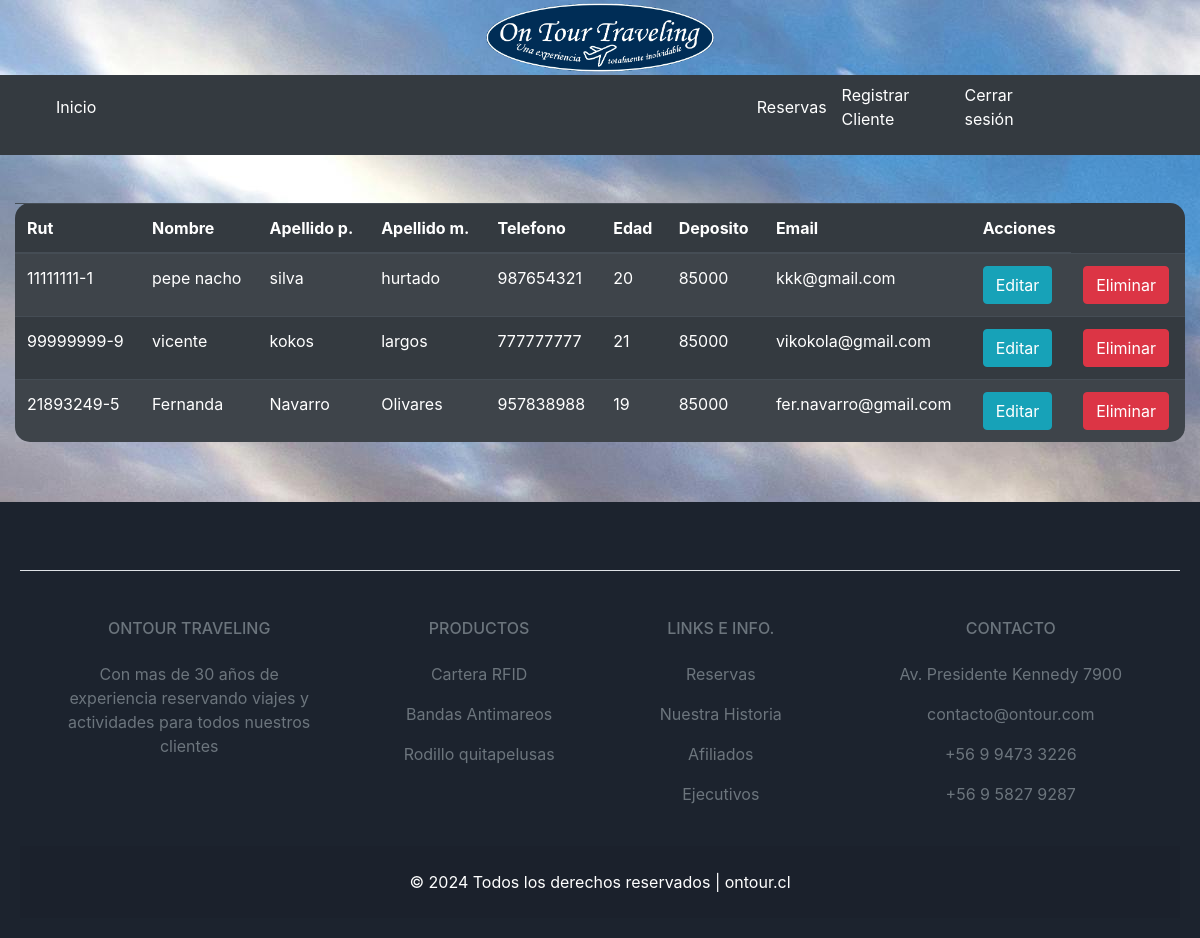
Page /reserva (signed in) on the committed database.
### otb/models.py (models this page shows)
class Cliente(models.Model):
    rut     = models.CharField(primary_key=True, max_length=10)
    nombre  = models.CharField(max_length=30)
    aPaterno = models.CharField(max_length=30)
    aMaterno = models.CharField(max_length=30)
    fono      = models.IntegerField()
    edad     = models.IntegerField()
    deposito = models.IntegerField()
    email    = models.EmailField(unique=True, max_length=100, blank=True, null=True)

### otb/views.py (the view)
# urls.py: path('reserva', views.reserva, name='reserva'),
def reserva(request):
    cliente=Cliente.objects.raw('SELECT * FROM otb_cliente')
    context={"cliente":cliente}
    return render(request, 'otb/reserva.html', context)

### otb/templates/otb/reserva.html
{% extends "otb/base.html" %}
{% block content %}
<br>
<br>
      <table class="table table1 table-striped table-dark">
        <thead>
          <tr>
            <th scope="col">Rut</th>
            <th scope="col">Nombre</th>
            <th scope="col">Apellido p.</th>
            <th scope="col">Apellido m.</th>
            <th scope="col">Telefono</th>
            <th scope="col">Edad</th>
            <th scope="col">Deposito</th>
            <th scope="col">Email</th>
            <th scope="col">Acciones</th>
          </tr>
        </thead>
        <tbody>
          {% for cliente1 in cliente %}
            <tr>
              <td>{{cliente1.rut}}</td>
              <td>{{cliente1.nombre}}</td>
              <td>{{cliente1.aPaterno}}</td>
              <td>{{cliente1.aMaterno}}</td>
              <td>{{cliente1.fono }}</td>
              <td>{{cliente1.edad}}</td>
              <td>{{cliente1.deposito}}</td>
              <td>{{cliente1.email}}</td>
              <td><a href="edit1/{{cliente1.rut}}" class="btn btn-info">Editar</a></td>
              <td><a href="delete/{{cliente1.rut}}" class="btn btn-danger btnEliminacion">Eliminar</a></td>
              </tr>
          {% endfor %}
        </tbody>
      </table>
      <br>
      {% endblock content %}

### otb/static/css/style.css (style rules this page uses)
body { background: rgb(4, 48, 85, 10.5); color: rgb(4, 48, 85, 10.5); }
th,td { color: white; }
.table1 { border-radius: 15px; }

### otb/templates/otb/base.html (style rules this page uses)
body { background-image: url('static/img/fondo.jpg'); }

### rows in the picture
Cliente: rut "11111111-1", nombre "pepe nacho", aPaterno "silva", aMaterno "hurtado", fono "987654321", edad "20", deposito "85000", email "kkk@gmail.com"
Cliente: rut "99999999-9", nombre "vicente", aPaterno "kokos", aMaterno "largos", fono "777777777", edad "21", deposito "85000", email "vikokola@gmail.com"
Cliente: rut "21893249-5", nombre "Fernanda", aPaterno "Navarro", aMaterno "Olivares", fono "957838988", edad "19", deposito "85000", email "fer.navarro@gmail.com"
